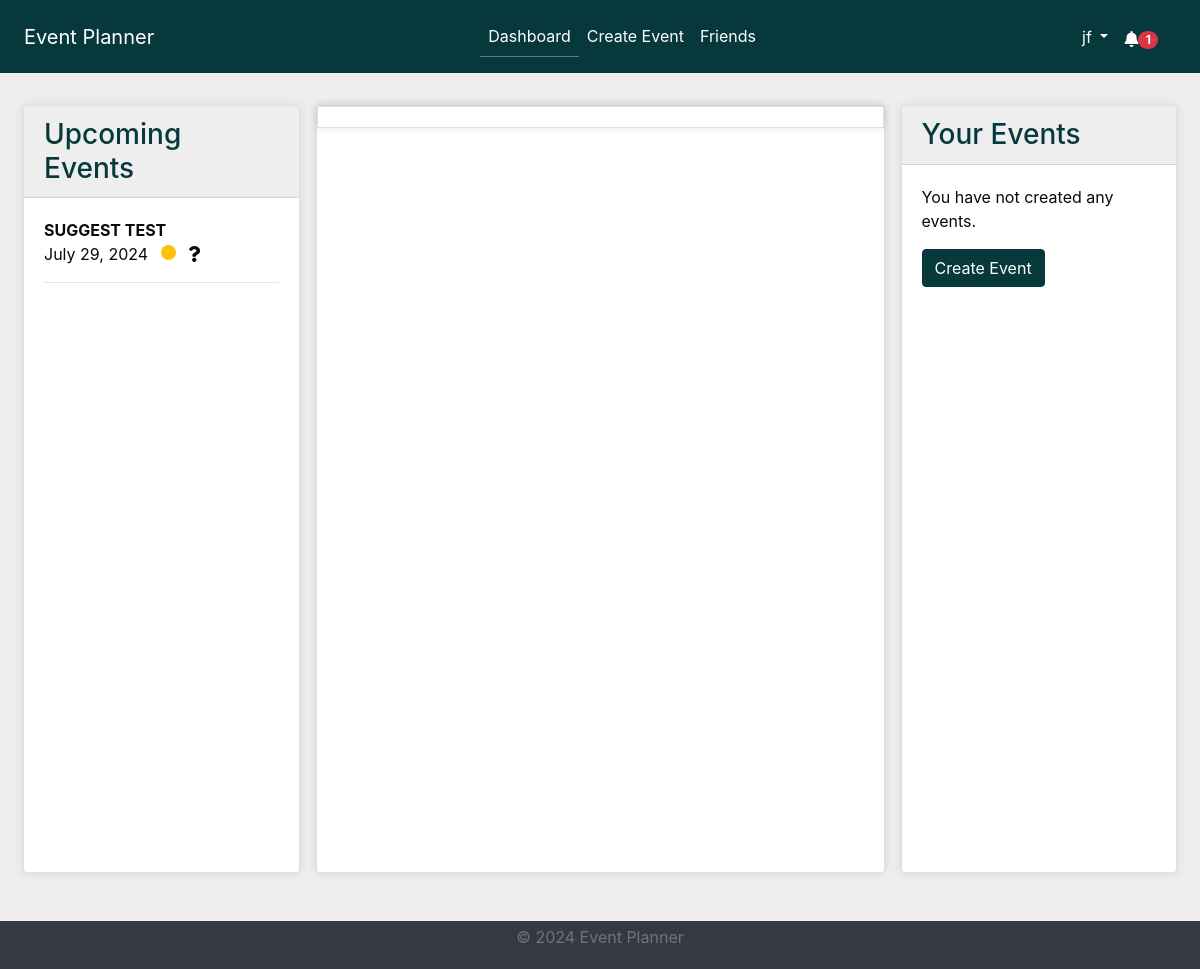
Before: /dashboard/ (signed in) with the older database file.
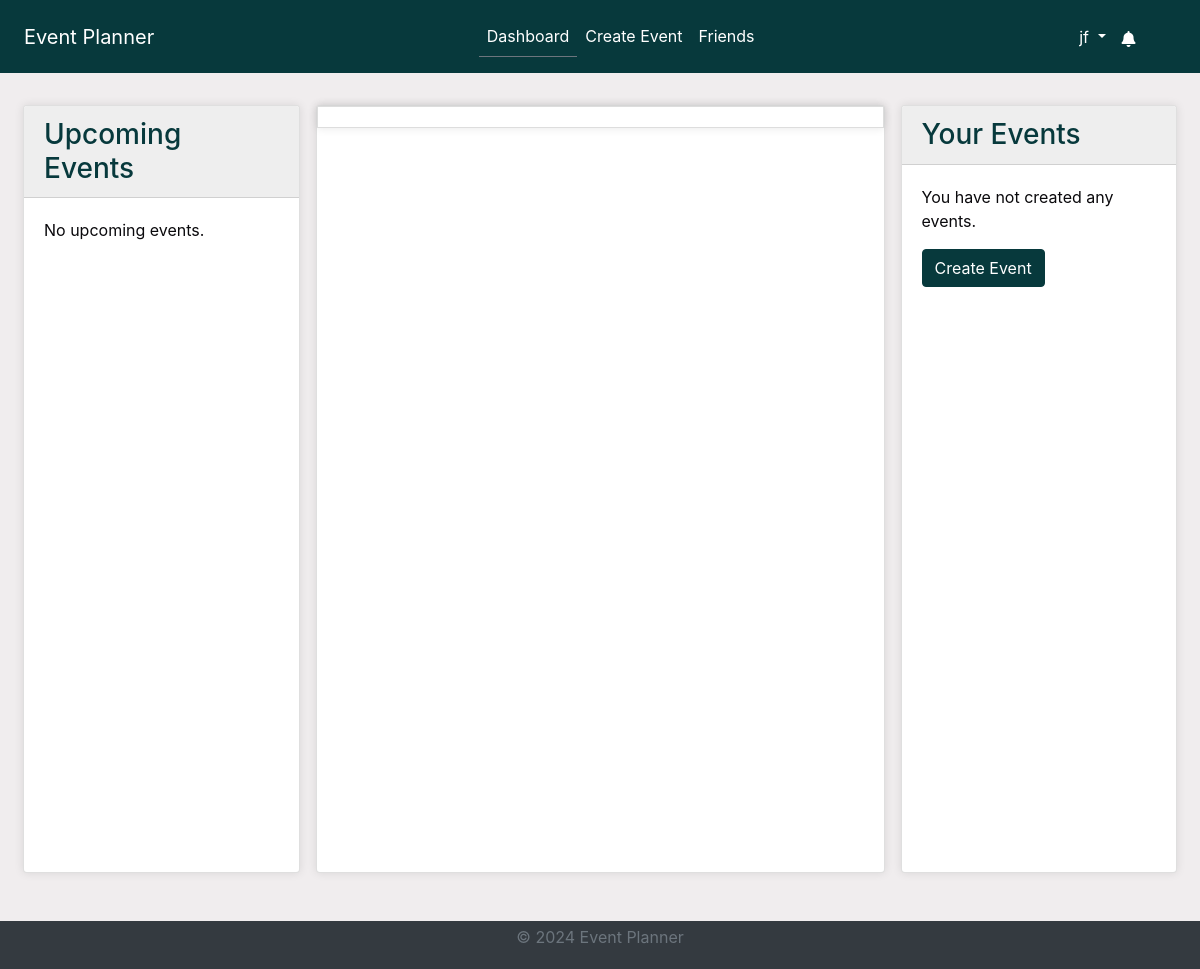
After: the same page with the newer database file.
### events/models.py (models this page shows, shortened)
class Event(models.Model):
    STATUS_CHOICES = [
        ("Pending", "Pending"),
        ("Confirmed", "Confirmed"),
        ("Cancelled", "Cancelled"),
    ]
    title = models.CharField(max_length=100)
    description = models.TextField()
    location = models.CharField(max_length=255)
    created_by = models.ForeignKey(User, on_delete=models.CASCADE)
    proposed_date = models.DateTimeField()
    finalized_date = models.DateTimeField(null=True, blank=True)
    status = models.CharField(
        max_length=20, choices=STATUS_CHOICES, default="Pending"
    )
    created_at = models.DateTimeField(auto_now_add=True)
    updated_at = models.DateTimeField(auto_now=True)

### accounts/views.py (the view)
# urls.py: path("dashboard/", views.dashboard, name="dashboard"),
@login_required
@cache_control(no_cache=True, must_revalidate=True, no_store=True)
def dashboard(request):
    current_user = request.user
    current_datetime = timezone.now()
    user_created_events = Event.objects.filter(
        created_by=current_user
    ).order_by("proposed_date")
    invited_events = Event.objects.filter(
        invitations__user=current_user
    ).order_by("proposed_date")
    all_events = (
        (user_created_events | invited_events)
        .distinct()
        .order_by("proposed_date")
    )
    upcoming_events = all_events.filter(proposed_date__gte=current_datetime)
    upcoming_events_with_read_status = []
    for event in upcoming_events:
        invitation = Invitation.objects.filter(
            event=event, user=current_user
        ).first()
        unread = invitation.read == False if invitation else False
        response_status = invitation.status if invitation else None
        upcoming_events_with_read_status.append(
            {
                "event": event,
                "unread": unread,
                "response_status": response_status,
            }
        )
    all_events_with_status = []
    for event in all_events:
        invitation = Invitation.objects.filter(
            event=event, user=current_user
        ).first()
        response_status = invitation.status if invitation else None
        all_events_with_status.append(
            {"event": event, "response_status": response_status}
        )
    context = {
        "upcoming_events_with_read_status": upcoming_events_with_read_status,
        "user_events": user_created_events,  # List of events created by the user
        "all_events_with_status": all_events_with_status,  # List of all events for the calendar
    }
    return render(request, "accounts/dashboard.html", context)

### accounts/context_processors.py (called while the page is built)
def google_api_key(request):
    return {"GOOGLE_API_KEY": os.getenv("GOOGLE_API_KEY")}

### notifications/context_processors.py (called while the page is built)
def notifications(request):
    if request.user.is_authenticated:
        all_unread_notifications = Notification.objects.filter(
            user=request.user, read=False
        ).order_by("-created_at")
        unread_count = all_unread_notifications.count()
        recent_unread_notifications = all_unread_notifications[:8]
        return {
            "recent_unread_notifications": recent_unread_notifications,
            "unread_count": unread_count,
        }
    return {}

### accounts/templates/accounts/dashboard.html (shortened to what this page needs)
{% extends 'base.html' %}
{% block content %}
<div class="container-fluid">
    <div class="row d-flex">
        <div class="col-lg-3 d-flex flex-column scrollable-column">
            <div class="card mt-2 mb-2 flex-grow-1">
                <div class="card-header bg-primary text-white">
                    <h3 class="mb-0">Upcoming Events</h3>
                </div>
                <div class="card-body overflow-auto">
                    <ul class="list-unstyled">
                        {% for item in upcoming_events_with_read_status %}
                            <li class="{% if item.response_status == 'Declined' %}text-muted-declined{% endif %}">
                                <strong ><a href="{% url 'event_details' item.event.id %}" class="event-link">{{ item.event.title|upper }}</a></strong>
                                <br>
                                {{ item.event.proposed_date|date:"F j, Y" }}
                                <span id="badge-icon" class="badge badge-{{ item.event.status|lower }} ml-2"> </span>
                                {% if item.response_status == "Accepted" %}
                                    <span class="ml-2"><i class="fas fa-check"></i></span>
                                {% elif item.response_status == "Declined" %}
                                    <span class="ml-2"><i class="fas fa-times"></i></span>
                                {% elif item.response_status == "Maybe" %}
                                    <span class="ml-2"><i class="fas fa-question"></i></span>
                                {% endif %}
                            </li>
                            <hr>
                        {% empty %}
                            <li>No upcoming events.</li>
                        {% endfor %}
                    </ul>
                </div>
            </div>
        </div>
        <div class="col-lg-6 d-flex flex-column">
            <div class="card mt-2 mb-2 flex-grow-1">
                <div>
                    <div id="calendar"></div>
                </div>
            </div>
        </div>
        <div class="col-lg-3 d-flex flex-column scrollable-column">
            <div class="card mt-2 mb-2 flex-grow-1">
                <div class="card-header bg-primary text-white">
                    <h3 class="mb-0">Your Events</h3>
                </div>
                <div class="card-body overflow-auto">
                    <ul class="list-unstyled">
                        {% for event in user_events %}
                            <li>
                                <strong><a href="{% url 'event_details' event.id %}" class="event-link">{{ event.title|upper }}</a></strong>
                                <br>
                                {{ event.proposed_date|date:"F j, Y" }}
                                <span class="badge badge-{{ event.status|lower }} ml-2">{{ event.status }}</span>
                                <a href="{% url 'edit_event' event.id %}" class="btn btn-sm btn-outline-primary ml-2"><i class="fas fa-edit"></i></a>
                                <button class="btn btn-sm btn-outline-danger delete-btn" data-event-id="{{ event.id }}"><i class="fas fa-trash-alt"></i></button>
                            </li>
                            <hr>
                        {% empty %}
                            <li>You have not created any events.</li>
                        {% endfor %}
                    </ul>
                    <a href="{% url 'create_event' %}" class="btn btn-primary">Create Event</a>
                </div>
            </div>
        </div>
    </div>
</div>
{% endblock %}

### templates/base.html (shortened to what this page needs)
<!DOCTYPE html>
<html lang="en">
<head>
    {% load static %}
    <link rel="stylesheet" href="https://stackpath.bootstrapcdn.com/bootstrap/4.5.2/css/bootstrap.min.css">
    <link rel="stylesheet" href="{% static 'css/styles.css' %}">
    <link rel="stylesheet" href="https://cdnjs.cloudflare.com/ajax/libs/font-awesome/5.15.4/css/all.min.css">
    <link rel="stylesheet" href="https://cdnjs.cloudflare.com/ajax/libs/fullcalendar/3.10.2/fullcalendar.min.css" />
</head>
<body class="c-app">
    <header class="c-header c-header-light c-header-fixed">
        <nav class="navbar navbar-expand-lg navbar-light">
            <a class="navbar-brand" href="{% url 'home' %}">Event Planner</a>
            <div class="collapse navbar-collapse" id="navbarSupportedContent">
                {% if user.is_authenticated %}
                <ul class="navbar-nav mx-auto">
                    <li class="nav-item {% if request.resolver_match.url_name == 'dashboard' %}active{% endif %}">
                        <a class="nav-link" href="{% url 'dashboard' %}">Dashboard</a>
                    </li>
                    <li class="nav-item {% if request.resolver_match.url_name == 'create_event' %}active{% endif %}">
                        <a class="nav-link" href="{% url 'create_event' %}">Create Event</a>
                    </li>
                    <li class="nav-item {% if request.resolver_match.url_name == 'friends_page' %}active{% endif %}">
                        <a class="nav-link" href="{% url 'friends_page' %}">Friends</a>
                    </li>
                    {% endif %}
                </ul>
                {% if user.is_authenticated %}
                <ul class="navbar-nav d-flex">
                    <li class="nav-item dropdown">
                        <a class="nav-link dropdown-toggle" href="#" id="profileLink" role="button" data-toggle="dropdown" aria-haspopup="true" aria-expanded="false">
                            {{ user.username }}
                        </a>
                    </li>
                </ul>
                {% endif %}
            </div>
            {% if user.is_authenticated %}
                <ul class="navbar-nav ml-auto d-flex">
                    <li class="nav-item">
                        <a class="nav-link" href="#" id="notificationBell" role="button" data-toggle="dropdown" aria-haspopup="true" aria-expanded="false">
                            <i class="fas fa-bell"></i>
                            {% if unread_count > 0 %}
                                <span class="badge badge-pill badge-danger">{{ unread_count }}</span>
                            {% else %}
                                <span class="badge badge-pill badge-danger" style="opacity: 0;">{{ unread_count }}</span>
                            {% endif %}
                        </a>
                    </li>
                </ul>
            {% endif %}
        </nav>
    </header>
    <main class="c-main">
        <div class="container-fluid">
            <div class="fade-in">
                {% block content %}{% endblock %}
            </div>
        </div>
    </main>
    <footer class="footer py-1">
        <div class="container text-center">
            <p class="text-muted">&copy; 2024 Event Planner</p>
        </div>
    </footer>
</body>
</html>

### static/css/styles.css (style rules this page uses)
* { box-sizing: border-box; }
body, html { margin: 0; padding: 0; font-family: var(--font-family-sans-serif); background-color: var(--background); color: var(--text); height: 100%; }
:root { --primary: #07393c; --secondary: #2C666E; --accent: #90DDF0; --background: #F0EDEE; --text: #0A090C; --heading-bg: #eeeeee; --white: #fff; --gray: #6c757d; --gray-dark: #343a40; --success: #28a745; --info: #17a2b8; --warning: #ffc107; --danger: #dc3545; --light: #f8f9fa; --dark: #343a40; --breakpoint-xs: 0; --breakpoint-sm: 576px; --breakpoint-md: 768px; --breakpoint-lg: 992px; --breakpoint-xl: 1200px; --font-family-sans-serif: -apple-system, BlinkMacSystemFont, "Segoe UI", Roboto, "Helvetica Neue", Arial, "Noto Sans", sans-serif, "Apple Color Emoji", "Segoe UI Emoji", "Segoe UI Symbol", "Noto Color Emoji"; --font-family-monospace: SFMono-Regular, Menlo, Monaco, Consolas, "Liberation Mono", "Courier New", monospace; }
.container-fluid { display: flex; flex-direction: column; min-height: 100vh; }
.row { flex: 1; display: flex; }
.scrollable-column { overflow-y: auto; max-height: 100vh; }
.flex-grow-1 { flex-grow: 1; }
.overflow-auto { overflow: auto; }
.active { border-bottom: 1px solid var(--gray); }
.bg-primary { background-color: var(--primary) !important; }
.btn-primary { background-color: var(--primary) !important; border-color: var(--primary) !important; }
header { background-color: var(--primary) !important; color: var(--white) !important; padding: .5rem !important; margin-bottom: 1rem !important; }
header a, header .navbar-brand, header .nav-link { color: var(--white) !important; }
.card-header { background-color: var(--heading-bg) !important; color: var(--primary) !important; }
footer { background-color: var(--dark) !important; color: var(--white) !important; padding: 1px 0px !important; padding-top: 0 !important; padding-bottom: 0 !important; margin-top: 2rem !important; text-align: center !important; margin-top: auto; }
.container-fluid>.row>div { margin: 0; padding: 0.5rem; }
#calendar { flex: 1; max-width: 100%; max-height: 100%; margin: 0; border: 1px solid #ddd; padding: 10px; box-shadow: 0 0 10px rgba(0, 0, 0, .1); }
.card { box-shadow: 0 0 10px rgba(0, 0, 0, .1); min-height: 50%; }
.navbar-nav.mx-auto { flex: 1; justify-content: center; }
#notificationBell { margin-right: 10px; padding-top: .9rem; display: flex; justify-content: flex-end; }

Changed rows visible on the page:
removed Event: event "SUGGEST TEST", event.proposed_date "July 29, 2024"
Other visible differences:
{{ unread_count }}: "1" → (not shown)
text now shown: "No upcoming events."
